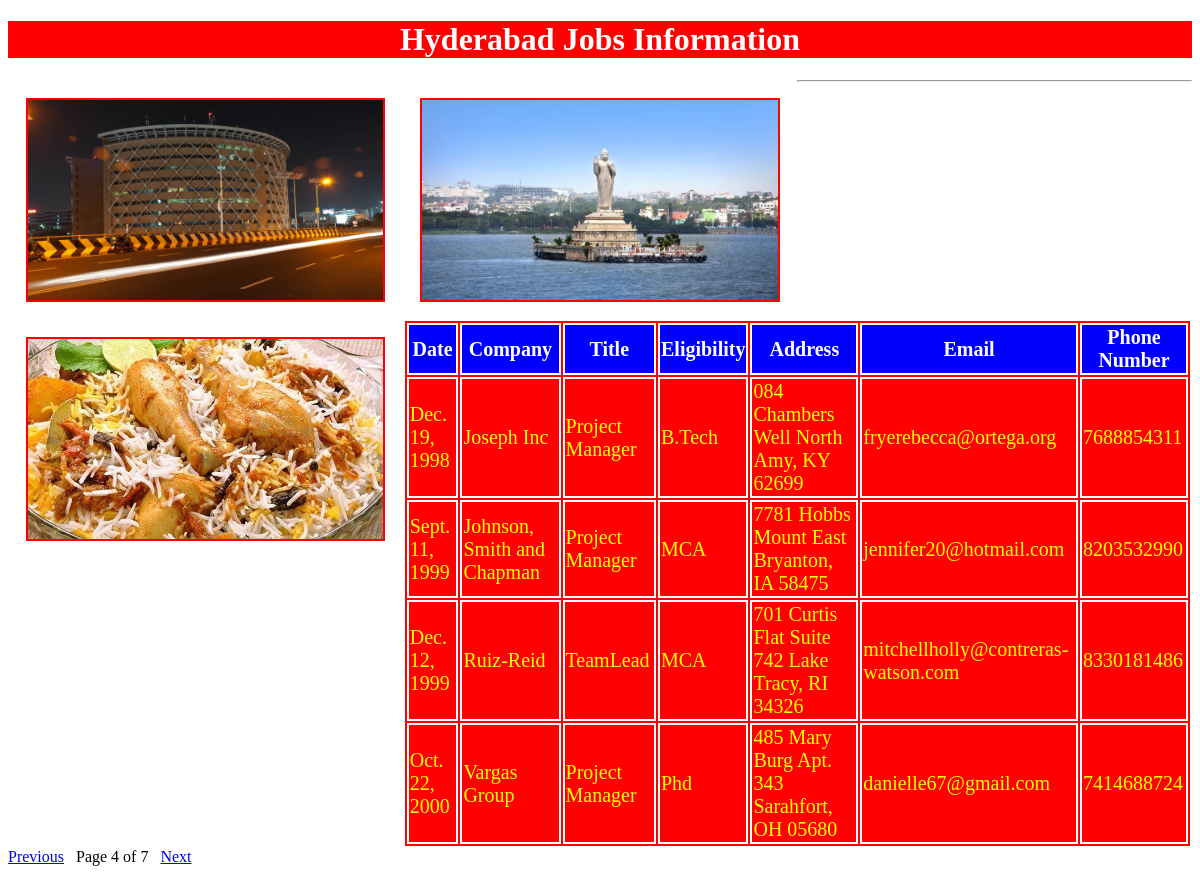
Screenshot of /hydjobs/?page=4 with the database file from the repository.
### testapp/models.py (models this page shows)
class hydjobs(models.Model):
    date=models.DateField();
    company=models.CharField(max_length=100);
    title=models.CharField(max_length=100);
    eligibility=models.CharField(max_length=100);
    address=models.CharField(max_length=100);
    email=models.EmailField();
    phonenumber=models.IntegerField()

### testapp/views.py (the view)
# urls.py: url(r'^hydjobs/', views.hydjobs1),
def hydjobs1(request):
    jobs_list=hydjobs.objects.order_by('date')
    paginator=Paginator(jobs_list,4)
    page_number=request.GET.get('page')
    try:
    	jobs_list=paginator.page(page_number)
    except PageNotAnInteger:
    	jobs_list=paginator.page(1)
    except EmptyPage:
    	jobs_list=paginator.page(paginator.num_pages)
    my_dict={'jobs_list':jobs_list}
    return render(request,'testapp/hydjobs.html',context=my_dict)

### templates/testapp/hydjobs.html (shortened to what this page needs)
<!DOCTYPE html>
{%load staticfiles%}
<html lang="en" dir="ltr">
  <head>
    <link rel="stylesheet" href="{% static "css/demo.css" %}">
  </head>
  <body>
    <h1>Hyderabad Jobs Information</h1>
      <img src="{%static "images/hyd2.jpg"%}" alt="">
      <img src="{%static "images/hyd1.jpg"%}" alt="">
      <img src="{%static "images/hyd3.jpg"%}" alt="">
      <hr>
      {% if jobs_list %}
      <table id='tab'>
        <thead>
          <th>Date</th>
          <th>Company</th>
          <th>Title</th>
          <th>Eligibility</th>
          <th>Address</th>
          <th>Email</th>
          <th>Phone Number</th>
        </thead>
        {%for job in jobs_list %}
        <tr>
          <td>{{job.date}}</td>
          <td>{{job.company}}</td>
          <td>{{job.title}}</td>
          <td>{{job.eligibility}}</td>
          <td>{{job.address}}</td>
          <td>{{job.email}}</td>
          <td>{{job.phonenumber}}</td>
        </tr>
        {% endfor %}
      </table>
{%include 'testapp/pagination.html' with page=jobs_list%}
      {%else %}
      <p>No Jobs Found in Hyderabad</p>
    {% endif %}
  </body>
</html>

### static/css/demo.css (style rules this page uses)
body { background: url(https://images.unsplash.com/photo-1512665591-75fa7ba868d7?ixlib=rb-0.3.5&ixid=eyJhcHBfaWQiOjEyMDd9&s=9fff1ea450ba4c7242b1bd207630469f&auto=format&fit=crop&w=667&q=80) }
img { height: 200px; width:30%; float:left; margin:1.5%; border:2px solid red; }
h1 { color:white; text-align: center; background:red; }
table,thead,th,tr,td { color:yellow; border:2px solid white; font-size: 20px; margin:auto; background:red; }
thead,th { color:white; border:2px solid white; font-size: 20px; margin:auto; background:blue; }
table tr:nth-of-type(even) { background: #f4c242; }

### rows the page displays
hydjobs: date "Dec. 19, 1998", company "Joseph Inc", title "Project Manager", eligibility "B.Tech", address "084 Chambers Well North Amy, KY 62699", email "fryerebecca@ortega.org", phonenumber "7688854311"
hydjobs: date "Sept. 11, 1999", company "Johnson, Smith and Chapman", title "Project Manager", eligibility "MCA", address "7781 Hobbs Mount East Bryanton, IA 58475", email "jennifer20@hotmail.com", phonenumber "8203532990"
hydjobs: date "Dec. 12, 1999", company "Ruiz-Reid", title "TeamLead", eligibility "MCA", address "701 Curtis Flat Suite 742 Lake Tracy, RI 34326", email "mitchellholly@contreras-watson.com", phonenumber "8330181486"
hydjobs: date "Oct. 22, 2000", company "Vargas Group", title "Project Manager", eligibility "Phd", address "485 Mary Burg Apt. 343 Sarahfort, OH 05680", email "danielle67@gmail.com", phonenumber "7414688724"

### other values shown
{{ page.number }} "4"
{{ page.paginator.num_pages }} "7"
